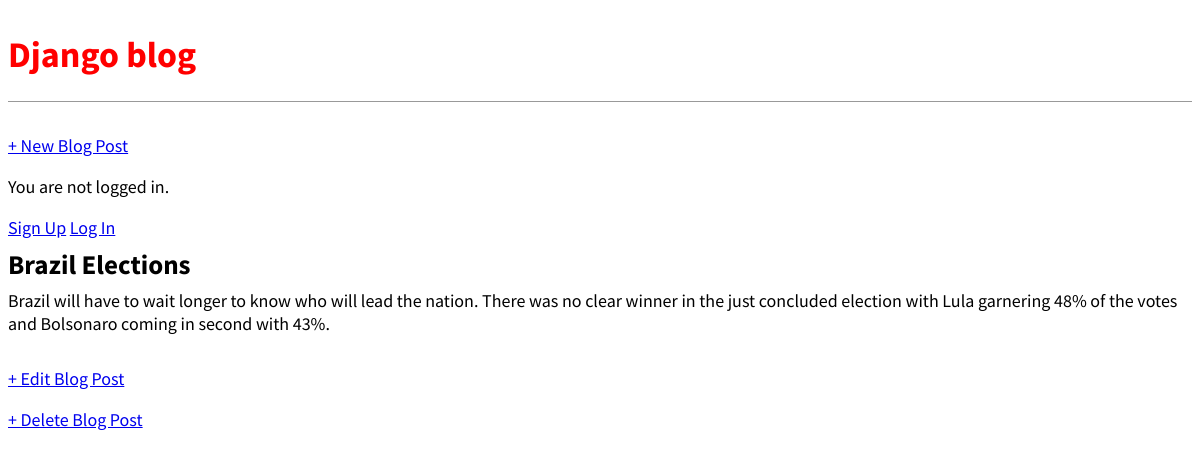
The app's page /post/4 with its own data.
### blog/models.py (models this page shows, shortened)
class Post(models.Model):
    title = models.CharField(max_length = 200)
    author = models.ForeignKey(
        "auth.user", on_delete = models.CASCADE,
    )
    body = models.TextField()

### blog/views.py (the view)
class BlogDetailView(DetailView):
    model = Post
    template_name = "post_detail.html"

### templates/post_detail.html
{% extends "base.html" %}
{% block content %}
<div class="post-entry">
 <h2>{{ post.title }}</h2>
 <p>{{ post.body }}</p>
</div>
<a href="{% url 'post_edit' post.pk %}">+ Edit Blog Post</a>
<p><a href="{% url 'post_delete' post.pk %}">+ Delete Blog Post</a></p>
{% endblock content %}

### static/css/base.css (style rules this page uses)
body { font-family: 'Source Sans Pro', sans-serif; font-size: 18px; }
.post-entry { margin-bottom: 2rem; }
.post-entry h2 { margin: 0.5rem 0; }
.post-entry p { margin: 0; font-weight: 400; }

### records on screen
Post: title "Brazil Elections", body "Brazil will have to wait longer to know who will lead the nation. There was no clear winner in the just concluded election with Lula garnering 48% of the votes and Bolsonaro coming in second with 43%."
